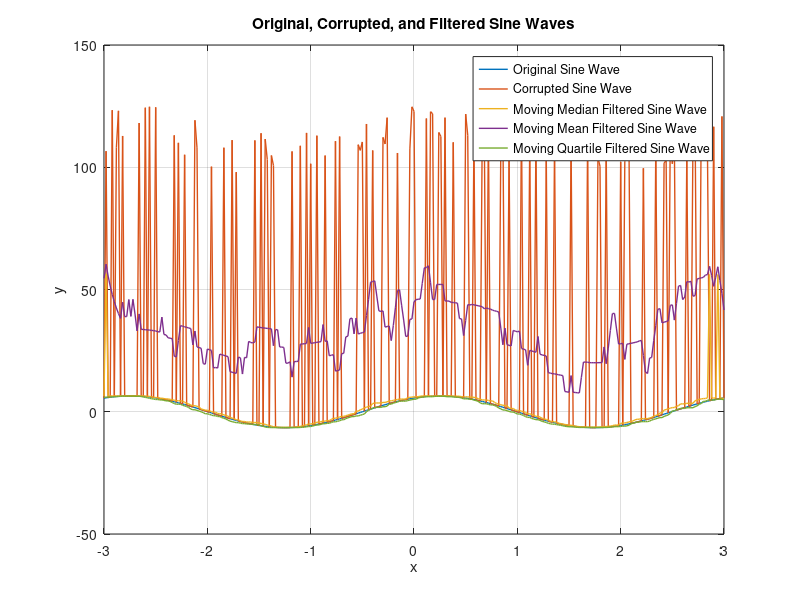

This chart was generated by the following MATLAB code:
x = [-3: 0.02: 3]; %Values from -3 to 3 at steps of 0.02
y = 6.5*sin(2.1*x + pi/3); %Applying function to my input x

n = numel(x); %Total no. of elements
f=0.3;
k = round(f*n); %Number of points to be experimented
indices_to_corrupt = randperm(n, k); %These are indices that will be corrupted
corrupt_values = 100 + (120 - 100) * rand(size(indices_to_corrupt)); %These are the values of the noises
z=y; %Copying y to z
z(indices_to_corrupt) = z(indices_to_corrupt) + corrupt_values; %Noise added to the graph

ymedian = zeros(size(z));
yquartile = zeros(size(z));
ymean = zeros(size(z));

for i = 1:numel(z)
    % Define the neighbourhood indices
    left_index = max(1, i - 8);
    right_index = min(numel(z), i + 8);
    neighbourhood = z(left_index:right_index);
    
    % Calculate the median of the neighbourhood
    ymedian(i) = median(neighbourhood);
    ymean(i) = mean(neighbourhood);
    yquartile(i) = prctile(neighbourhood, 25);
end

figure;
plot(x, y, 'LineWidth', 1, 'DisplayName', 'Original Sine Wave');
hold on;
plot(x, z, 'LineWidth', 1, 'DisplayName', 'Corrupted Sine Wave');
plot(x, ymedian, 'LineWidth', 1, 'DisplayName', 'Moving Median Filtered Sine Wave');
plot(x, ymean, 'LineWidth', 1, 'DisplayName', 'Moving Mean Filtered Sine Wave');
plot(x, yquartile, 'LineWidth', 1, 'DisplayName', 'Moving Quartile Filtered Sine Wave');
hold off;

title('Original, Corrupted, and Filtered Sine Waves');
xlabel('x');
ylabel('y');
legend('Location', 'best');
grid on;

% Calculating Error for moving median filtering
error_median = sum((y - ymedian).^2) / sum(y.^2);

% Calculating Error for moving mean filtering
error_mean = sum((y - ymean).^2) / sum(y.^2);

% Calculating Error for moving quartile filtering
error_quartile = sum((y - yquartile).^2) / sum(y.^2);

% Print Error values
fprintf('Error for Moving Median Filtering: %.4f\n', error_median);
fprintf('Error for Moving Mean Filtering: %.4f\n', error_mean);
fprintf('Error for Moving Quartile Filtering: %.4f\n', error_quartile);
